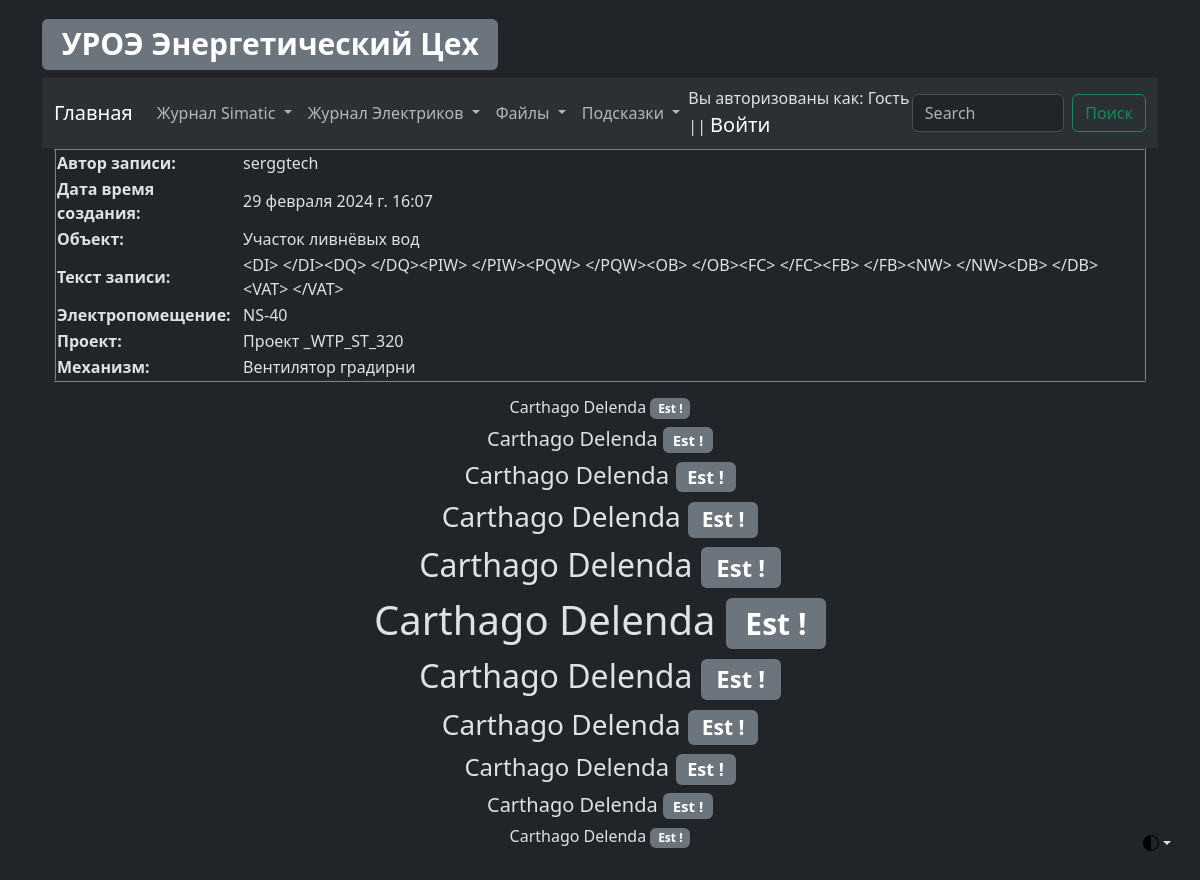
/as/as_log_view/details/log/5, run on the app's committed database.
### as/models.py (models this page shows, shortened)
class ASLog(models.Model):
    record_text_title = models.CharField(
        verbose_name="Заголовок записи", max_length=100
    )
    record_text_full = models.TextField(verbose_name="Текст записи", max_length=9999)
    record_author = models.CharField(verbose_name="Автор записи", max_length=100)
    record_change_location_plc = models.BooleanField(
        verbose_name="Изменение в PLC", default=False
    )
    record_change_location_hmi = models.BooleanField(
        verbose_name="Изменение в HMI", default=False
    )
    record_data_create = models.DateTimeField(
        verbose_name="Дата создания записи", auto_now=True
    )
    record_object = models.ForeignKey(
        EncObject,
        related_name="as_log_object",
        on_delete=models.CASCADE,
        blank=True,
        verbose_name="Объект",
    )
    record_electrical_room = models.ForeignKey(
        EncElectricalRoom,
        related_name="as_log_electrical_room",
        on_delete=models.CASCADE,
        blank=True,
        verbose_name="Электропомещение",
    )
    record_project = models.ForeignKey(
        EncProject,
        related_name="as_log_project",
        on_delete=models.CASCADE,
        blank=True,
        verbose_name="Проект",
    )
    record_mechanism = models.ForeignKey(
        EncMechanism,
        related_name="as_log_mechanism",
        on_delete=models.CASCADE,
        blank=True,
        verbose_name="Механизм",
    )
    class Meta:
        verbose_name = "Запись Simatic"
        verbose_name_plural = "Записи Simatic"

### Enc_object/models.py (models this page shows, shortened)
class EncObject(models.Model):
    title = models.CharField(verbose_name="Объект", max_length=100)
    title_description = models.CharField(
        verbose_name="Описание объекта", max_length=100
    )
    slug = models.SlugField(max_length=50, unique=True)
    def __str__(self):
        return f"{self.title}"
    class Meta:
        verbose_name = "Объект"
        verbose_name_plural = "Объекты"

class EncElectricalRoom(models.Model):
    title = models.CharField(verbose_name="Электропомещение", max_length=100)
    title_description = models.CharField(
        verbose_name="Описание Электропомещения", max_length=100
    )
    slug = models.SlugField(max_length=50, unique=True)
    def __str__(self):
        return f"{self.title}"
    class Meta:
        verbose_name = "Электропомещение"
        verbose_name_plural = "Электропомещения"

class EncProject(models.Model):
    title = models.CharField(verbose_name="Проект", max_length=100)
    title_description = models.CharField(
        verbose_name="Описание проекта", max_length=100
    )
    slug = models.SlugField(max_length=50, unique=True)
    def __str__(self):
        return f"{self.title}"
    class Meta:
        verbose_name = "Проект"
        verbose_name_plural = "Проекты"

class EncMechanism(models.Model):
    title = models.CharField(verbose_name="Механизм", max_length=100)
    title_description = models.CharField(
        verbose_name="Описание механизма", max_length=100
    )
    slug = models.SlugField(max_length=50, unique=True)
    def __str__(self):
        return f"{self.title}"
    class Meta:
        verbose_name = "Механизм"
        verbose_name_plural = "Механизмы"

### as/views.py (the view)
class ASLogViewDetails(DetailView):
    model = ASLog
    context_object_name = "log_view_details"

### as/templates/as/aslog_detail.html (shortened to what this page needs)
{% extends 'template_0.html' %}
{% block ASLogViewDetails %}
<table align="center" border="2px" width="100%">
    <tr>
        <th>Автор записи:</th>
        <td>{{ log_view_details.record_author }}</td>
    </tr>
    <tr>
        <th>Дата время создания:</th>
        <td>{{ log_view_details.record_data_create }}</td>
    </tr>
    <tr>
        <th>Объект:</th>
        <td>{{ log_view_details.record_object }}</td>
    </tr>
    <tr>
        <th>Текст записи:</th>
        <td>{{ log_view_details.record_text_full }}</td>
    </tr>
    <tr>
        <th>Электропомещение:</th>
        <td>{{ log_view_details.record_electrical_room }}</td>
    </tr>
    <tr>
        <th>Проект:</th>
        <td>{{ log_view_details.record_project }}</td>
    </tr>
    <tr>
        <th>Механизм:</th>
        <td>{{ log_view_details.record_mechanism }}</td>
    </tr>
</table>
{% endblock %}

### data on the page
ASLog: record_author "serggtech", record_data_create "29 февраля 2024 г. 16:07", record_object "Участок ливнёвых вод", record_text_full "<DI> </DI><DQ> </DQ><PIW> </PIW><PQW> </PQW><OB> </OB><FC> </FC><FB> </FB><NW> </NW><DB> </DB><VAT> </VAT>", record_electrical_room "NS-40", record_project "Проект _WTP_ST_320", record_mechanism "Вентилятор градирни"
